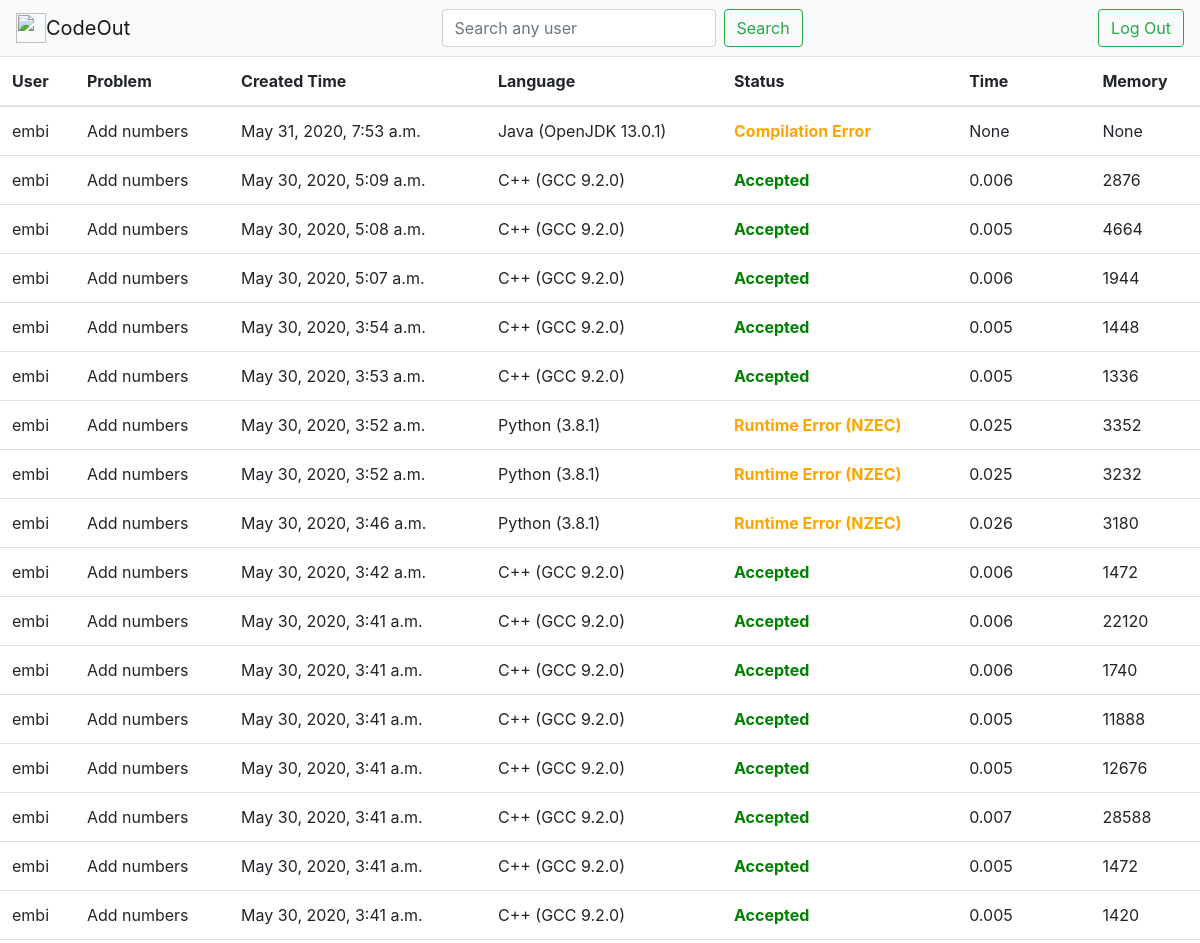
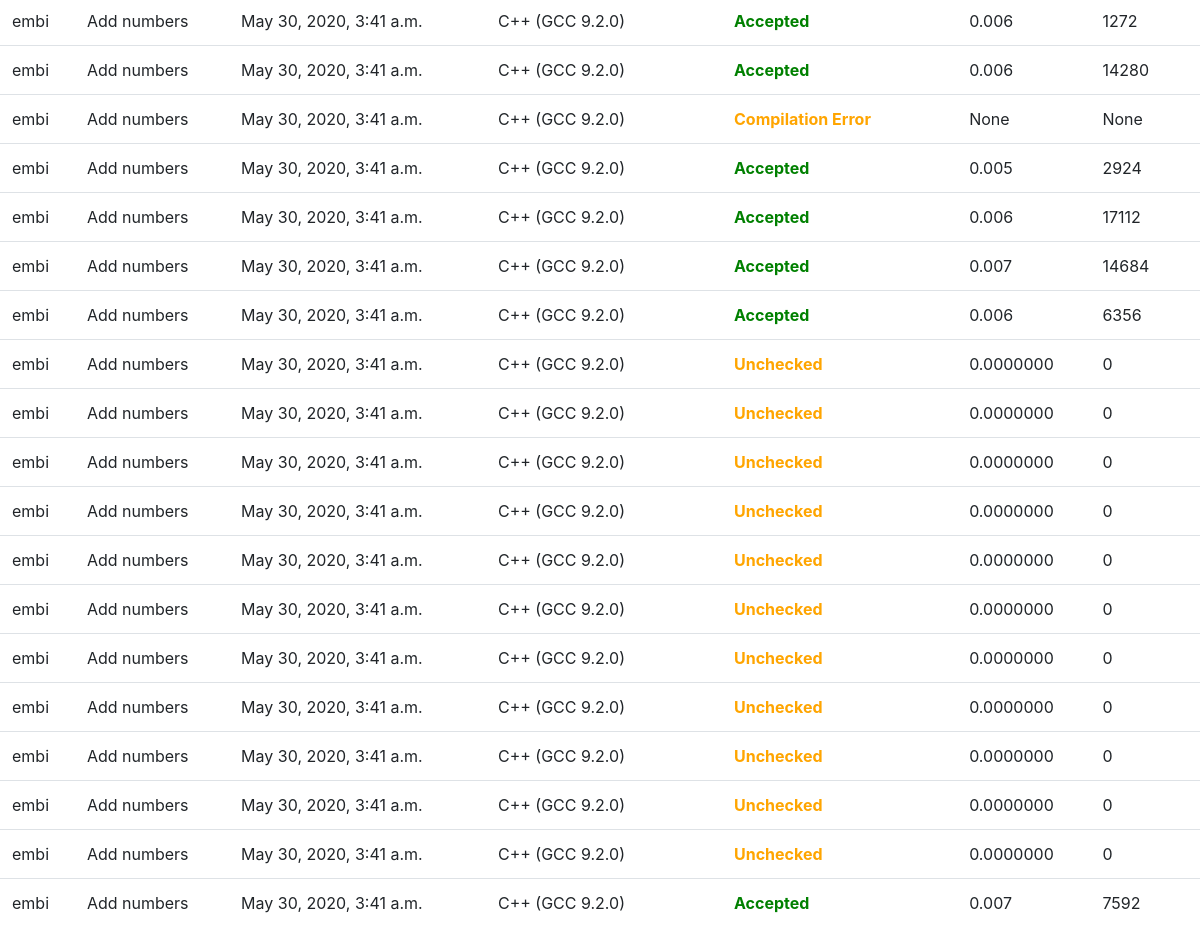
The app's page /profiles/1/submissions with its own data (2 pictures, top to bottom).
### Problems/models.py (models this page shows, shortened)
class Submission(models.Model):
    submission = models.FileField(upload_to="submissions")
    time = models.TextField(max_length=20 , default = "0.0000000" , null = True)
    memory = models.IntegerField(null=True , default=0)
    status = models.TextField(max_length = 100 , default = "Unchecked" , null=True)
    problem = models.ForeignKey(Problem , on_delete=models.CASCADE , default = None)
    language_used = models.TextField(max_length = 20 , default = "C++ (GCC 9.2.0)")
    creation_time = models.DateTimeField(default = timezone.now)
    user = models.ForeignKey(Profile , on_delete=models.CASCADE , null=True)

class Profile(models.Model):
    user = models.OneToOneField(User, on_delete=models.CASCADE)
    bio = models.TextField(max_length=500, blank=True)
    location = models.CharField(max_length=30, blank=True)
    birth_date = models.DateField(null=True, blank=True)
    profile_pic = models.ImageField(upload_to="profile_pics" , null = True)

class Problem(models.Model):
    problem_name = models.TextField(max_length=50 , default="NONE")
    problem_statement = models.TextField(max_length = 10000, blank = False)
    input_info = models.TextField(max_length = 10000 , null = True)
    output_info = models.TextField(max_length = 10000 , null = True)
    constraints = models.TextField(max_length = 10000 , null = True)
    time_limit = models.FloatField(default = 1.0000)
    memory_limit = models.IntegerField(default = 256000)
    user = models.ManyToManyField(Profile)
    def __str__(self):
        return self.problem_name

### Profiles/views.py (the view)
# urls.py: path('<int:profile_id>/submissions' , views.submissions_display , name = 'submissions'),
def submissions_display(request , profile_id):
    profile = Profile.objects.get(id = profile_id)
    submissions = profile.submission_set.filter(user = profile).order_by('-creation_time')
    return render(request , 'problems/submissions.html' , {
        'codes' : submissions,
    })

### CodeOutJudge/templates/problems/submissions.html (shortened to what this page needs)
<!doctype html>
<html lang="en">
  <head>
    <link rel="stylesheet" href="https://stackpath.bootstrapcdn.com/bootstrap/4.5.0/css/bootstrap.min.css">
  </head>
  <body>
    <nav class="navbar navbar-light bg-light">
    <a class="navbar-brand" href="{% url 'Problems:index' %}">
        <img src="https://encrypted-tbn0.gstatic.com/images?q=tbn%3AANd9GcT7dd0u49G6FuV_-tBcJu6vVQE4YR_6j998-aqHaJFDe2am0rah&usqp=CAU"
        width="30"
        height="30"
        class="d-inline-block align-top"
        alt=""
        loading="lazy"/>CodeOut</a>
        <form class="form-inline my-2 my-lg-0" method="POST" action="{% url 'Profiles:find_profile' %}">
            <input
              class="form-control mr-sm-2"
              type="search"
              placeholder="Search any user"
              aria-label="Search"
              name="search"
            />
            <button class="btn btn-outline-success my-2 my-sm-0" type="submit">
              Search
            </button>
        </form>
        <a href="{% url 'Problems:logout' %}" class="btn btn-outline-success my-2 my-sm-0">Log Out</a>
    </nav>
    <table class="table table-hover">
        <thead>
            <tr>
            <th scope="col">User</th>
            <th scope="col">Problem</th>
            <th scope="col">Created Time</th>
            <th scope="col">Language</th>
            <th scope="col">Status</th>
            <th scope="col">Time</th>
            <th scope="col">Memory</th>
            </tr>
        </thead>
        <tbody>
            {% for code in codes %}
                <tr>
                    <td>{{ code.user.user.username }}</td>
                    <td>{{ code.problem }}</td>
                    <td>{{ code.creation_time }}</td>
                    <td>{{ code.language_used }}</td>
                    {% if code.status == "Accepted" %}
                        <td style="color: green;"><strong>{{ code.status }}</strong></td>
                    {% endif %}
                    {% if code.status != "Accepted" and code.status != "Wrong Answer" %}
                        <td style="color: orange;"><strong>{{ code.status }}</strong></td>
                    {% endif %}
                    <td>{{ code.time }}</td>
                    <td>{{ code.memory }}</td>
                </tr>
            {% endfor %}
        </tbody>
    </table>
  </body>
</html>

### records on screen
Submission: user.user.username "embi", problem "Add numbers", creation_time "May 31, 2020, 7:53 a.m.", language_used "Java (OpenJDK 13.0.1)", status "Compilation Error", time "None", memory "None"
Submission: user.user.username "embi", problem "Add numbers", creation_time "May 30, 2020, 5:09 a.m.", language_used "C++ (GCC 9.2.0)", status "Accepted", time "0.006", memory "2876"
Submission: user.user.username "embi", problem "Add numbers", creation_time "May 30, 2020, 5:08 a.m.", language_used "C++ (GCC 9.2.0)", status "Accepted", time "0.005", memory "4664"
Submission: user.user.username "embi", problem "Add numbers", creation_time "May 30, 2020, 5:07 a.m.", language_used "C++ (GCC 9.2.0)", status "Accepted", time "0.006", memory "1944"
Submission: user.user.username "embi", problem "Add numbers", creation_time "May 30, 2020, 3:54 a.m.", language_used "C++ (GCC 9.2.0)", status "Accepted", time "0.005", memory "1448"
Submission: user.user.username "embi", problem "Add numbers", creation_time "May 30, 2020, 3:53 a.m.", language_used "C++ (GCC 9.2.0)", status "Accepted", time "0.005", memory "1336"
Submission: user.user.username "embi", problem "Add numbers", creation_time "May 30, 2020, 3:52 a.m.", language_used "Python (3.8.1)", status "Runtime Error (NZEC)", time "0.025", memory "3352"
Submission: user.user.username "embi", problem "Add numbers", creation_time "May 30, 2020, 3:52 a.m.", language_used "Python (3.8.1)", status "Runtime Error (NZEC)", time "0.025", memory "3232"
Submission: user.user.username "embi", problem "Add numbers", creation_time "May 30, 2020, 3:46 a.m.", language_used "Python (3.8.1)", status "Runtime Error (NZEC)", time "0.026", memory "3180"
Submission: user.user.username "embi", problem "Add numbers", creation_time "May 30, 2020, 3:42 a.m.", language_used "C++ (GCC 9.2.0)", status "Accepted", time "0.006", memory "1472"
Submission: user.user.username "embi", problem "Add numbers", creation_time "May 30, 2020, 3:41 a.m.", language_used "C++ (GCC 9.2.0)", status "Accepted", time "0.006", memory "22120"
Submission: user.user.username "embi", problem "Add numbers", creation_time "May 30, 2020, 3:41 a.m.", language_used "C++ (GCC 9.2.0)", status "Accepted", time "0.006", memory "1740"
Submission: user.user.username "embi", problem "Add numbers", creation_time "May 30, 2020, 3:41 a.m.", language_used "C++ (GCC 9.2.0)", status "Accepted", time "0.005", memory "11888"
Submission: user.user.username "embi", problem "Add numbers", creation_time "May 30, 2020, 3:41 a.m.", language_used "C++ (GCC 9.2.0)", status "Accepted", time "0.005", memory "12676"
Submission: user.user.username "embi", problem "Add numbers", creation_time "May 30, 2020, 3:41 a.m.", language_used "C++ (GCC 9.2.0)", status "Accepted", time "0.007", memory "28588"
Submission: user.user.username "embi", problem "Add numbers", creation_time "May 30, 2020, 3:41 a.m.", language_used "C++ (GCC 9.2.0)", status "Accepted", time "0.005", memory "1472"
Submission: user.user.username "embi", problem "Add numbers", creation_time "May 30, 2020, 3:41 a.m.", language_used "C++ (GCC 9.2.0)", status "Accepted", time "0.005", memory "1420"
Submission: user.user.username "embi", problem "Add numbers", creation_time "May 30, 2020, 3:41 a.m.", language_used "C++ (GCC 9.2.0)", status "Accepted", time "0.006", memory "1272"
Submission: user.user.username "embi", problem "Add numbers", creation_time "May 30, 2020, 3:41 a.m.", language_used "C++ (GCC 9.2.0)", status "Accepted", time "0.006", memory "14280"
Submission: user.user.username "embi", problem "Add numbers", creation_time "May 30, 2020, 3:41 a.m.", language_used "C++ (GCC 9.2.0)", status "Compilation Error", time "None", memory "None"
Submission: user.user.username "embi", problem "Add numbers", creation_time "May 30, 2020, 3:41 a.m.", language_used "C++ (GCC 9.2.0)", status "Accepted", time "0.005", memory "2924"
Submission: user.user.username "embi", problem "Add numbers", creation_time "May 30, 2020, 3:41 a.m.", language_used "C++ (GCC 9.2.0)", status "Accepted", time "0.006", memory "17112"
Submission: user.user.username "embi", problem "Add numbers", creation_time "May 30, 2020, 3:41 a.m.", language_used "C++ (GCC 9.2.0)", status "Accepted", time "0.007", memory "14684"
Submission: user.user.username "embi", problem "Add numbers", creation_time "May 30, 2020, 3:41 a.m.", language_used "C++ (GCC 9.2.0)", status "Accepted", time "0.006", memory "6356"
Submission: user.user.username "embi", problem "Add numbers", creation_time "May 30, 2020, 3:41 a.m.", language_used "C++ (GCC 9.2.0)", status "Unchecked", time "0.0000000", memory "0"
Submission: user.user.username "embi", problem "Add numbers", creation_time "May 30, 2020, 3:41 a.m.", language_used "C++ (GCC 9.2.0)", status "Unchecked", time "0.0000000", memory "0"
Submission: user.user.username "embi", problem "Add numbers", creation_time "May 30, 2020, 3:41 a.m.", language_used "C++ (GCC 9.2.0)", status "Unchecked", time "0.0000000", memory "0"
Submission: user.user.username "embi", problem "Add numbers", creation_time "May 30, 2020, 3:41 a.m.", language_used "C++ (GCC 9.2.0)", status "Unchecked", time "0.0000000", memory "0"
Submission: user.user.username "embi", problem "Add numbers", creation_time "May 30, 2020, 3:41 a.m.", language_used "C++ (GCC 9.2.0)", status "Unchecked", time "0.0000000", memory "0"
Submission: user.user.username "embi", problem "Add numbers", creation_time "May 30, 2020, 3:41 a.m.", language_used "C++ (GCC 9.2.0)", status "Unchecked", time "0.0000000", memory "0"
Submission: user.user.username "embi", problem "Add numbers", creation_time "May 30, 2020, 3:41 a.m.", language_used "C++ (GCC 9.2.0)", status "Unchecked", time "0.0000000", memory "0"
Submission: user.user.username "embi", problem "Add numbers", creation_time "May 30, 2020, 3:41 a.m.", language_used "C++ (GCC 9.2.0)", status "Unchecked", time "0.0000000", memory "0"
Submission: user.user.username "embi", problem "Add numbers", creation_time "May 30, 2020, 3:41 a.m.", language_used "C++ (GCC 9.2.0)", status "Unchecked", time "0.0000000", memory "0"
Submission: user.user.username "embi", problem "Add numbers", creation_time "May 30, 2020, 3:41 a.m.", language_used "C++ (GCC 9.2.0)", status "Unchecked", time "0.0000000", memory "0"
Submission: user.user.username "embi", problem "Add numbers", creation_time "May 30, 2020, 3:41 a.m.", language_used "C++ (GCC 9.2.0)", status "Unchecked", time "0.0000000", memory "0"
Submission: user.user.username "embi", problem "Add numbers", creation_time "May 30, 2020, 3:41 a.m.", language_used "C++ (GCC 9.2.0)", status "Accepted", time "0.007", memory "7592"
